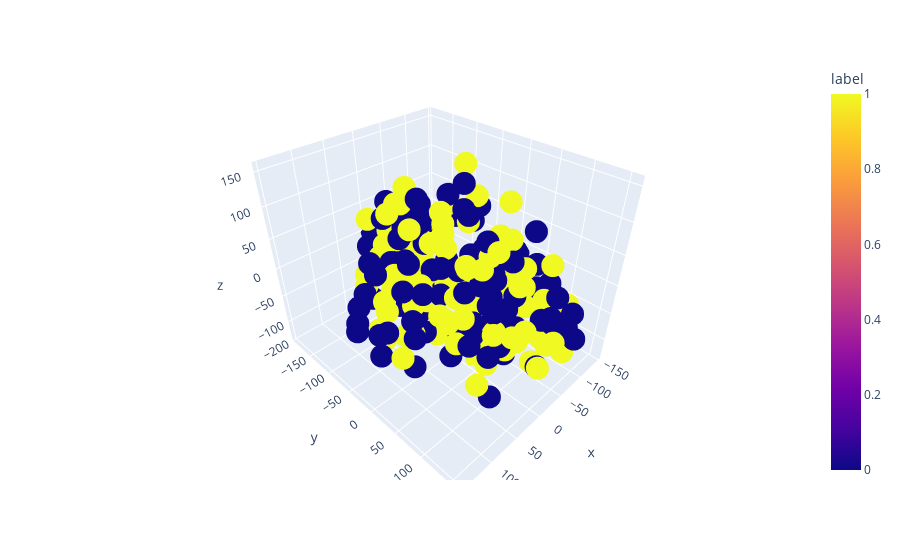

The notebook cell this image was saved under:
### Code cell
# TSNE for penultimate layer values
# Combine the penultimate layer values and labels

combined_penultimate = zero_penultimate + one_penultimate
combined_labels = [0] * len(zero_penultimate) + [1] * len(one_penultimate)

# Reduce the dimensionality of the embeddings using TSNE
tsne = TSNE(n_components=3, random_state=42)

# Get the embeddings in 3D
embeddings_3d = tsne.fit_transform(combined_penultimate)

# Create a dataframe with the embeddings and labels
df = pd.DataFrame(embeddings_3d, columns=["x", "y", "z"])
df["label"] = combined_labels

# Plot using plotly
import plotly.express as px
fig = px.scatter_3d(df, x="x", y="y", z="z", color="label")
fig.show()

### Figure 1 — Plotly figure (JSON) as saved in the notebook; plotly's stock layout.template omitted (floating-point values rounded to 4 significant figures; data arrays with more than 128 entries replaced by an {"elided": "..."} marker saying what was removed)
{"data": [{"hovertemplate": "x=%{x}<br>y=%{y}<br>z=%{z}<br>label=%{marker.color}<extra></extra>", "legendgroup": "", "marker": {"color": {"elided": "200 int values"}, "coloraxis": "coloraxis", "symbol": "circle"}, "mode": "markers", "name": "", "scene": "scene", "showlegend": false, "type": "scatter3d", "x": {"elided": "200 float values"}, "y": {"elided": "200 float values"}, "z": {"elided": "200 float values"}}], "layout": {"coloraxis": {"colorbar": {"title": {"text": "label"}}, "colorscale": [[0, "#0d0887"], [0.1111, "#46039f"], [0.2222, "#7201a8"], [0.3333, "#9c179e"], [0.4444, "#bd3786"], [0.5556, "#d8576b"], [0.6667, "#ed7953"], [0.7778, "#fb9f3a"], [0.8889, "#fdca26"], [1, "#f0f921"]]}, "legend": {"tracegroupgap": 0}, "margin": {"t": 60}, "scene": {"domain": {"x": [0, 1], "y": [0, 1]}, "xaxis": {"title": {"text": "x"}}, "yaxis": {"title": {"text": "y"}}, "zaxis": {"title": {"text": "z"}}}}}
